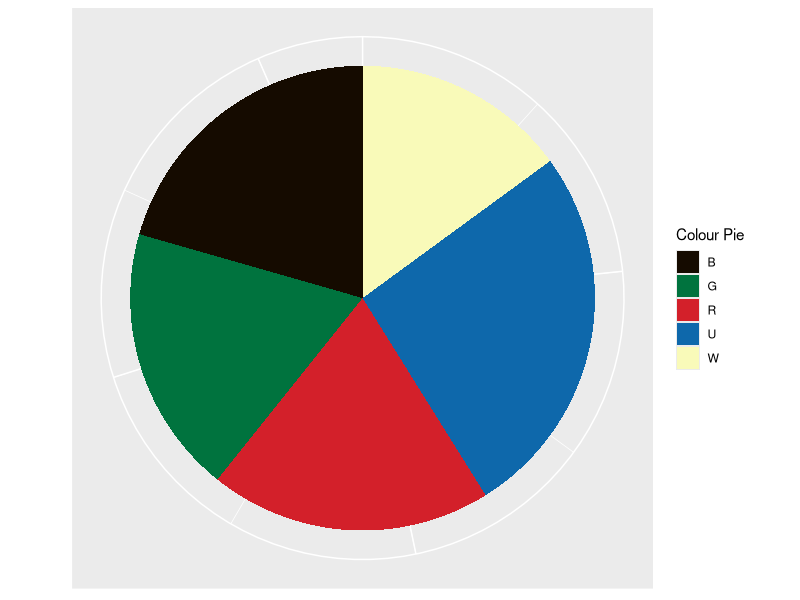
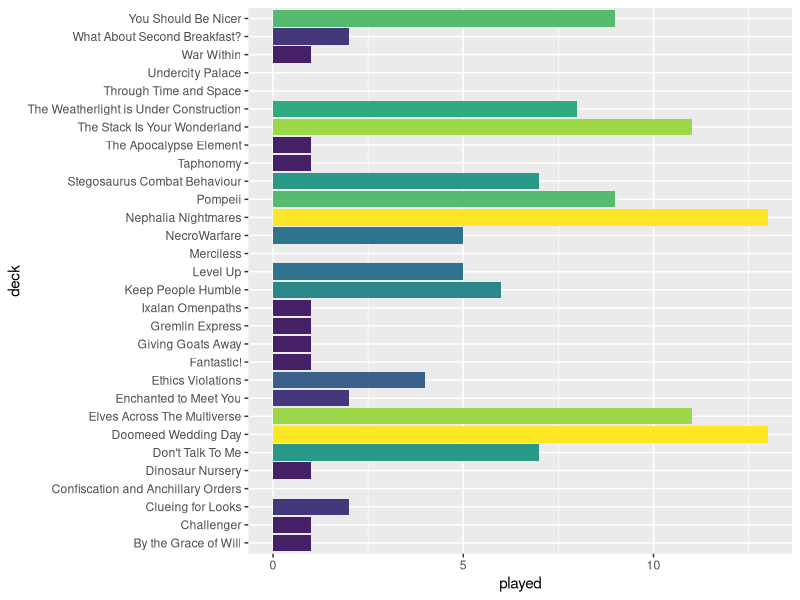
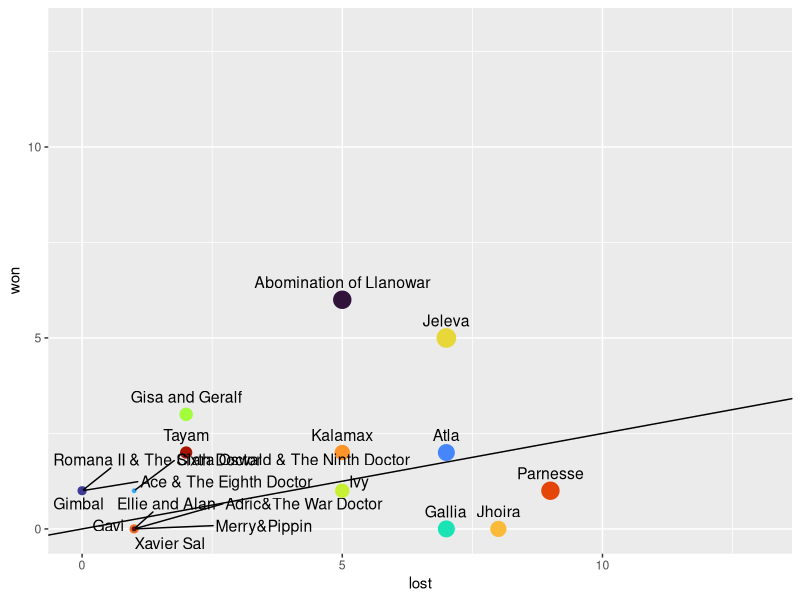
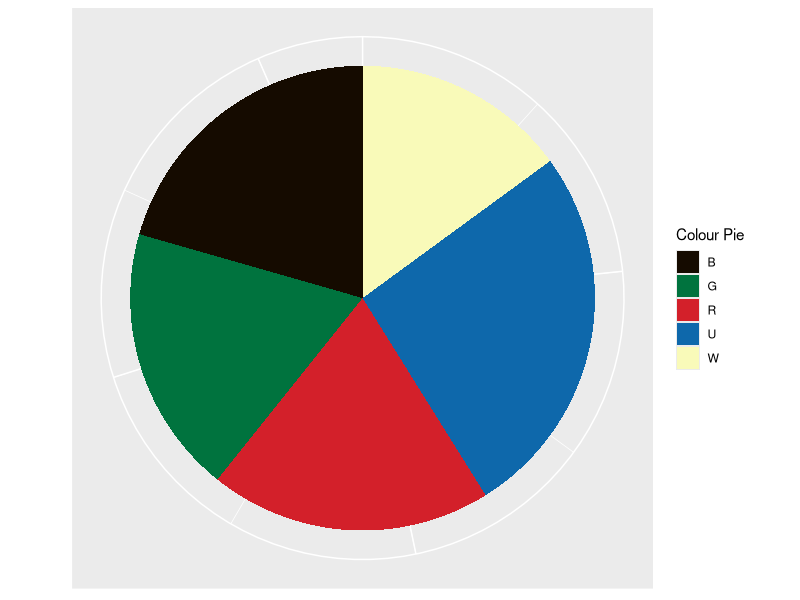
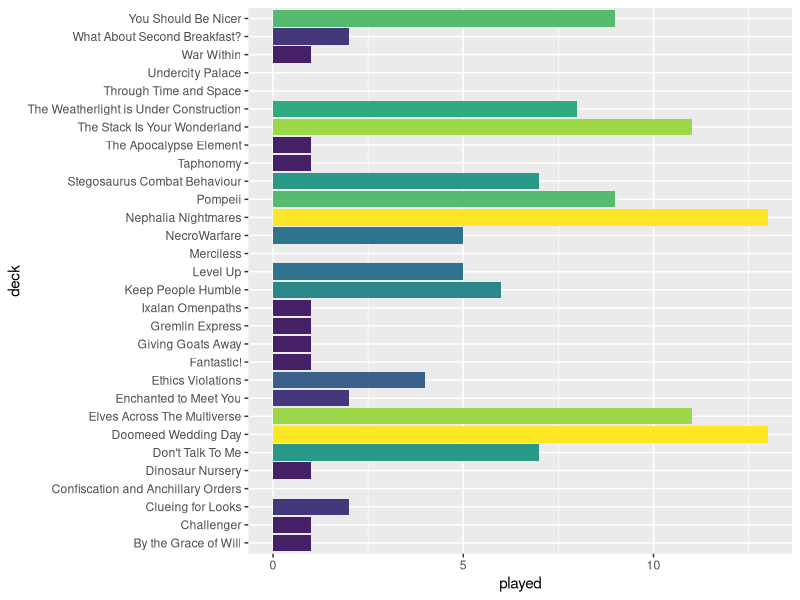
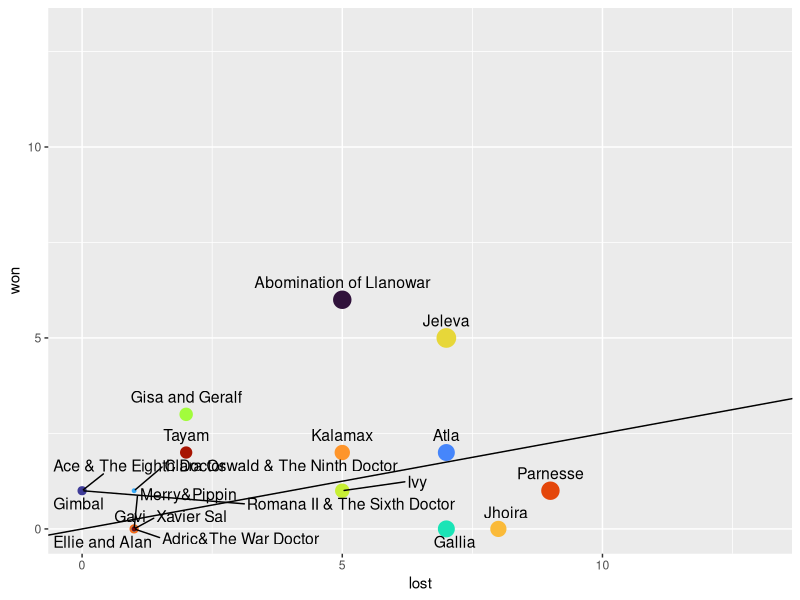

R code for these plots, in order: (Note: this script raises an error after producing the figures.)
library(forcats)
library(tidyverse)
library(viridis)
library(ggrepel)

# If you don't wan to edit your decks from within R, you can import any table with the same column names. 
decks<-read.csv("Decks.csv",quote="",stringsAsFactors=F,header=T) %>% arrange(priority)

# colour distibution
W<-decks%>%filter(W==TRUE)%>%count()%>%pull(n)
U<-decks%>%filter(U==TRUE)%>%count()%>%pull(n)
B<-decks%>%filter(B==TRUE)%>%count()%>%pull(n)
R<-decks%>%filter(R==TRUE)%>%count()%>%pull(n)
G<-decks%>%filter(G==TRUE)%>%count()%>%pull(n)
colour<-c(W,U,B,R,G)
identity<-c("W","U","B","R","G")
colours<-cbind(colour,identity)
colours<-as.data.frame(colours)
colours<-colours%>%mutate(colour=as.numeric(colour))
col<-colours%>%ggplot(aes(x="",colour,fill=identity))+
          geom_bar(stat="identity", width=1)+
          theme(axis.title.x=element_blank(),
                axis.text.x=element_blank(),
                axis.text.y=element_blank(),
                axis.ticks.y=element_blank())+
  xlab("")+
  coord_polar("y", start=0)+
            scale_fill_manual("Colour Pie", values = c("W"=rgb(249,250,185,maxColorValue=255),"U"=rgb(14,104,171,maxColorValue=255),"B"=rgb(21,11,0,maxColorValue=255),"R"=rgb(211,32,42,maxColorValue=255),"G"=rgb(0,115,62,maxColorValue=255)))
col 
ggsave("col.png")

#deck stats 
games<-decks%>%filter(type!="Unfinished")%>%ggplot(aes(played,deck,fill=played))+
        geom_bar(stat="identity")+
        scale_fill_viridis_c()+
        theme(legend.position="none")
games
ggsave(filename ="played.png",width=3000,height =2255, dpi=300,units="px",device='png')
# powerlevel
decks%>%group_by(power)%>%count()
# playable decks
decks%>%filter(type!="Unfinished")%>%count()


# win stats 
games <- decks %>% filter(played>0) %>% mutate(win=(won+0.5*draw)/played) %>% arrange(-win)
total <- games %>% group_by(type) %>% summarise(max_played=max(played))
LGSplay <- games %>% filter(type=="LGS") %>%  
  ggplot(aes(x=lost,y=won,label=commander)) +
  geom_point(aes(size=played,colour=commander,fill=commander))+
  geom_abline(slope=0.25,intercept=0)+
  scale_x_continuous(limits = c(0,total %>% filter(type=="LGS") %>% pull(max_played)))+
  scale_y_continuous(limits = c(0,total %>% filter(type=="LGS") %>% pull(max_played)))+
  geom_text_repel(aes(label = commander),size=4,vjust = -1,max.overlaps = 21)+
  scale_colour_viridis_d(option="turbo")+
  theme(legend.position = "none")
LGSplay 
ggsave("LGSplay.png")

proxied_total <- max(games[games$type=="proxied",]$played)
proxied <- played %>% filter(type=="proxied") %>% 
  ggplot(aes(x=lost,y=won,label=commander)) +
  geom_point(aes(size=played,colour=commander,fill=commander))+
  geom_abline(slope=0.25,intercept=0)+
  scale_x_continuous(limits = c(0,total %>% filter(type=="proxied") %>% pull(max_played)))+
  scale_y_continuous(limits = c(0,total %>% filter(type=="proxied") %>% pull(max_played)))+
  geom_text_repel(aes(label = commander),size=4,vjust = -1,max.overlaps = 21)+
  scale_colour_viridis_d(option="turbo")+
  theme(legend.position = "none")
proxied
ggsave("proxied.png")


# cEDH stats 
cEDH_total <- max(games[games$type=="cEDH",]$played)
cEDH <- decks %>% filter(type=='cEDH') %>% mutate(win=(won+0.5*draw)/played) %>% arrange(-win)
cEDH_results <- ggplot(cEDH, aes(x=lost,y=won,label=commander)) +
                  geom_point(aes(size=played,colour=commander))+
                  geom_abline(slope=0.4,intercept=0)+
                  scale_x_continuous(limits = c(0,total %>% filter(type=="cEDH") %>% pull(max_played)))+
                  scale_y_continuous(limits = c(0,total %>% filter(type=="cEDH") %>% pull(max_played)))+
                  geom_text_repel(aes(label = commander),size=4,vjust = -1,max.overlaps = 21)+
                  scale_colour_viridis_d(option="turbo")+
                  theme(legend.position = "none")
cEDH_results
ggsave('cEDH_results.png')


buildme<-decks%>%filter(type=="Unfinished")
buildme%>%pull(commander)
# wishlist (This is currently a little behind)

artists<-decks%>%separate_rows(artist,sep='&')%>%group_by(artist)%>%summarise(n=n())%>%arrange(desc(n))
artists

# search for a specific artist decks%>%dplyr::filter(str_detect(artist,"Johannes Voss"))%>%arrange(commander)%>%pull(commander) 

# filter by colour
# decks%>%dplyr::filter(U==T&W==T)%>%pull(commander)

# planes
planes <- decks %>% separate_rows(plane,sep='&') %>% drop_na() %>% group_by(plane) %>% mutate(n_all=nrow(.)) %>% group_by(n_all,plane)%>% summarise(n=n()) %>% arrange(-n) %>% mutate(prop=n/n_all)

locations <- planes %>% 
ggplot(aes(label = plane,color=plane,size=n)) +
  geom_text_wordcloud() +
  scale_size_area(max_size = 15)+
  theme_minimal()+
  scale_colour_viridis_d(option="turbo")
locations 
ggsave('locations.png')

# themes 
deck_themes <- decks %>% separate_rows(themes,sep='&') %>% drop_na() %>% group_by(themes) %>% summarise(n=n()) %>% arrange(-n)
deck_themes


themes_plot<-ggplot(deck_themes, aes(label = themes,color=themes,size=n)) +
  geom_text_wordcloud() +
  scale_size_area(max_size = 15)+
  theme_minimal()+
  scale_colour_viridis_d(option="turbo")
 ggsave('worldcloud.png')
# write.csv(decks,"Decks.csv",quote=F,row.names =F) if you change the csv in here, remember to export it again 
